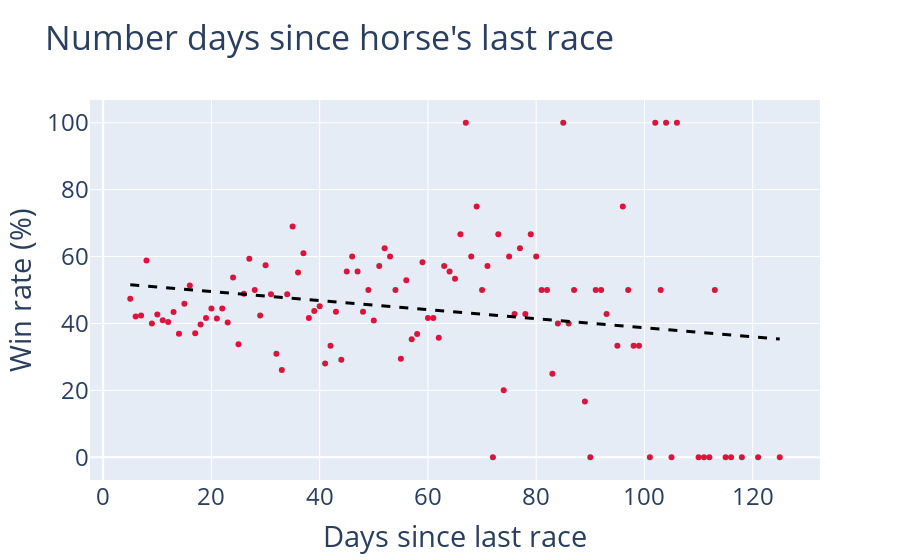

Here is the notebook cell this chart was saved with:
### Markdown cell above
### Day since last rate vs Win_Rate

### Code cell
days_df = calculate_win_rate(df, 'Days')

x = list(days_df.Days)
y = list(days_df.Win_Rate)
z = np.polyfit(x, y, 1)
f = np.poly1d(z)
x_new = np.linspace(x[0], x[-1], 50)
y_new = f(x_new)  # Polyfitted x values

trace1 = go.Scatter(
    x=days_df['Days'],
    y=days_df['Win_Rate'],
    mode='markers',
    line = dict(color='crimson', width=4)
)

trace2 = go.Scatter(
    x=x_new,
    y=y_new,
    mode='lines',
    name='Fit',
    line = dict(color='black', width=3, dash='dash')
    )

layout = go.Layout(
    title='Number days since horse\'s last race',
    xaxis_title='Days since last race',
    yaxis_title='Win rate (%)',
    showlegend=False,
    font={'size': 24}
)

data = [trace1, trace2]
fig = go.Figure(data=data, layout=layout)
fig.write_image('../images/days-win-rate.png', scale=10)
fig

### Figure 1 — Plotly figure (JSON) as saved in the notebook; plotly's stock layout.template omitted (floating-point values rounded to 4 significant figures)
{"data": [{"line": {"color": "crimson", "width": 4}, "mode": "markers", "type": "scatter", "x": [5, 6, 7, 8, 9, 10, 11, 12, 13, 14, 15, 16, 17, 18, 19, 20, 21, 22, 23, 24, 25, 26, 27, 28, 29, 30, 31, 32, 33, 34, 35, 36, 37, 38, 39, 40, 41, 42, 43, 44, 45, 46, 47, 48, 49, 50, 51, 52, 53, 54, 55, 56, 57, 58, 59, 60, 61, 62, 63, 64, 65, 66, 67, 68, 69, 70, 71, 72, 73, 74, 75, 76, 77, 78, 79, 80, 81, 82, 83, 84, 85, 86, 87, 89, 90, 91, 92, 93, 95, 96, 97, 98, 99, 101, 102, 103, 104, 105, 106, 110, 111, 112, 113, 115, 116, 118, 121, 125], "y": [47.37, 42.11, 42.37, 58.82, 40, 42.68, 40.96, 40.4, 43.43, 36.89, 45.9, 51.38, 37.06, 39.72, 41.61, 44.44, 41.49, 44.44, 40.28, 53.76, 33.77, 48.89, 59.32, 50, 42.37, 57.41, 48.72, 30.95, 26.09, 48.72, 68.97, 55.26, 60.98, 41.67, 43.75, 45.16, 28.0, 33.33, 43.48, 29.17, 55.56, 60, 55.56, 43.48, 50, 40.91, 57.14, 62.5, 60, 50, 29.41, 52.94, 35.29, 36.84, 58.33, 41.67, 41.67, 35.71, 57.14, 55.56, 53.33, 66.67, 100, 60, 75, 50, 57.14, 0, 66.67, 20, 60, 42.86, 62.5, 42.86, 66.67, 60, 50, 50, 25, 40, 100, 40, 50, 16.67, 0, 50, 50, 42.86, 33.33, 75, 50, 33.33, 33.33, 0, 100, 50, 100, 0, 100, 0, 0, 0, 50, 0, 0, 0, 0, 0]}, {"line": {"color": "black", "dash": "dash", "width": 3}, "mode": "lines", "name": "Fit", "type": "scatter", "x": [5, 7.449, 9.898, 12.35, 14.8, 17.24, 19.69, 22.14, 24.59, 27.04, 29.49, 31.94, 34.39, 36.84, 39.29, 41.73, 44.18, 46.63, 49.08, 51.53, 53.98, 56.43, 58.88, 61.33, 63.78, 66.22, 68.67, 71.12, 73.57, 76.02, 78.47, 80.92, 83.37, 85.82, 88.27, 90.71, 93.16, 95.61, 98.06, 100.5, 103.0, 105.4, 107.9, 110.3, 112.8, 115.2, 117.7, 120.1, 122.6, 125], "y": [51.55, 51.22, 50.89, 50.56, 50.23, 49.9, 49.57, 49.24, 48.91, 48.58, 48.25, 47.92, 47.59, 47.26, 46.93, 46.59, 46.26, 45.93, 45.6, 45.27, 44.94, 44.61, 44.28, 43.95, 43.62, 43.29, 42.96, 42.63, 42.3, 41.97, 41.64, 41.31, 40.97, 40.64, 40.31, 39.98, 39.65, 39.32, 38.99, 38.66, 38.33, 38.0, 37.67, 37.34, 37.01, 36.68, 36.35, 36.02, 35.69, 35.36]}], "layout": {"font": {"size": 24}, "showlegend": false, "title": {"text": "Number days since horse's last race"}, "xaxis": {"title": {"text": "Days since last race"}}, "yaxis": {"title": {"text": "Win rate (%)"}}}}
